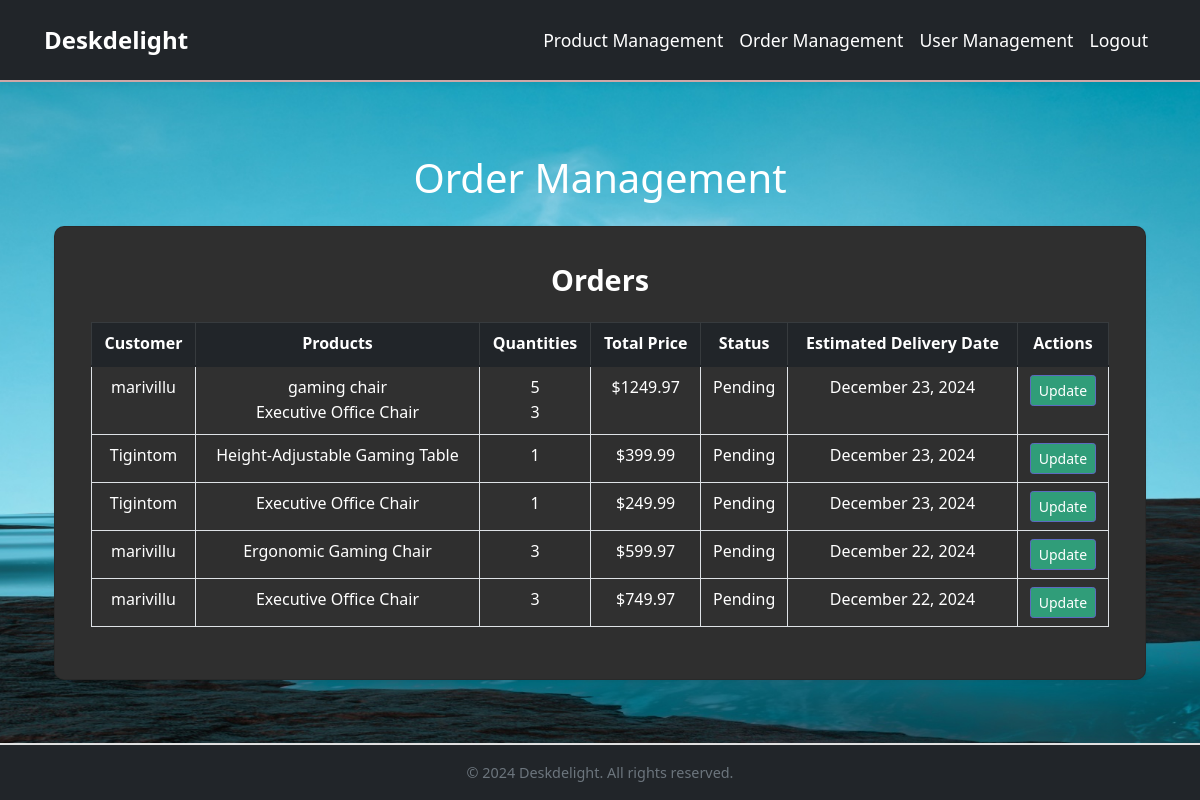
The page /custom_admin/order_management/ (signed in) on the database its author committed.
### myapp/models.py (models this page shows, shortened)
class Order(models.Model):
    customer = models.ForeignKey(settings.AUTH_USER_MODEL, on_delete=models.CASCADE)
    total_price = models.DecimalField(max_digits=10, decimal_places=2)
    status = models.CharField(
        max_length=20,
        choices=[('Pending', 'Pending'), ('Shipped', 'Shipped'), ('Delivered', 'Delivered'), ('Cancelled', 'Cancelled')],
        default='Pending',
    )
    shipping_address = models.TextField()
    phone_number = models.CharField(max_length=15)
    created_at = models.DateTimeField(auto_now_add=True)
    estimated_delivery_date = models.DateField(default=now() + timedelta(days=5))  # Add estimated delivery date

class CustomUser(AbstractUser):
    phone_number = models.CharField(max_length=15, blank=True, null=True)
    address = models.TextField(blank=True, null=True)

class OrderItem(models.Model):
    order = models.ForeignKey(Order, related_name='orderitem_set', on_delete=models.CASCADE)
    product = models.ForeignKey(Product, on_delete=models.CASCADE)
    quantity = models.PositiveIntegerField()
    total_price = models.DecimalField(max_digits=10, decimal_places=2)

class Product(models.Model):
    CATEGORY_CHOICES = [
        ('chair', 'Chair'),
        ('table', 'Table'),
    ]
    name = models.CharField(max_length=255)
    description = models.TextField()
    price = models.DecimalField(max_digits=10, decimal_places=2)
    image = models.ImageField(upload_to='products/', default='products/default.jpg')
    category = models.CharField(
        max_length=50,
        choices=CATEGORY_CHOICES,
        default='chair'
    )
    quantity_available = models.PositiveIntegerField(default=0)  # Track available stock

### myapp/views.py (the view)
# urls.py: path('custom_admin/order_management/', views.admin_order_management, name='admin_order_management'),
@login_required
def admin_order_management(request):
    if not request.user.is_staff:
        messages.error(request, "You are not authorized to view this page.")
        return redirect('admin_login')
    orders = Order.objects.prefetch_related('orderitem_set', 'customer').order_by('-created_at')
    return render(request, 'admin_order_management.html', {'orders': orders})

### templates/admin_order_management.html (shortened to what this page needs)
{% extends 'admin_base.html' %}
{% block content %}
<div class="container mt-5">
    <h1 class="text-center mb-4" style="color: #fff;">Order Management</h1>
    <div class="card shadow-sm" style="background-color: #2f2f2f; border-radius: 10px;">
        <div class="card-body">
            <h4 class="card-title text-center text-white mb-4">Orders</h4>
            <table class="table table-bordered table-striped">
                <thead class="table-dark">
                    <tr>
                        <th class="text-white">Customer</th>
                        <th class="text-white">Products</th>
                        <th class="text-white">Quantities</th>
                        <th class="text-white">Total Price</th>
                        <th class="text-white">Status</th>
                        <th class="text-white">Estimated Delivery Date</th>
                        <th class="text-white">Actions</th>
                    </tr>
                </thead>
                <tbody>
                    {% for order in orders %}
                    <tr>
                        <td class="text-white">{{ order.customer.username }}</td>
                        <td class="text-white">
                            {% for item in order.orderitem_set.all %}
                                {{ item.product.name }}<br>
                            {% endfor %}
                        </td>
                        <td class="text-white">
                            {% for item in order.orderitem_set.all %}
                                {{ item.quantity }}<br>
                            {% endfor %}
                        </td>
                        <td class="text-white">${{ order.total_price }}</td>
                        <td class="text-white">{{ order.status }}</td>
                        <td class="text-white">{{ order.estimated_delivery_date|date:"F d, Y" }}</td>
                        <td>
                            <a href="{% url 'update_order_status' order.id %}" class="btn btn-primary btn-sm">Update</a>
                        </td>
                    </tr>
                    {% empty %}
                    <tr>
                        <td colspan="8" class="text-center text-white">No orders found.</td>
                    </tr>
                    {% endfor %}
                </tbody>
            </table>
        </div>
    </div>
</div>
{% endblock %}

### templates/admin_order_management.html (style rules this page uses)
.card { background-color: #2f2f2f; color: white; border-radius: 10px; box-shadow: 0 4px 12px rgba(0, 0, 0, 0.1); padding: 20px; margin-top: 20px; }
.card-title { color: white; font-size: 1.8rem; font-weight: bold; }
.table { width: 100%; border-collapse: collapse; }
th, td { padding: 10px; text-align: center; }
th { background-color: #444; color: white; }
tr:nth-child(odd) { background-color: #333; }
tr:nth-child(even) { background-color: #2f2f2f; }
.btn-primary { background-color: #309d79; border-color: #5c6bc0; }

### rows shown on the page
Order: customer.username "marivillu", total_price "1249.97", status "Pending", estimated_delivery_date "December 23, 2024"
OrderItem: product.name "gaming chair", quantity "5"
OrderItem: product.name "Executive Office Chair", quantity "3"
Order: customer.username "Tigintom", total_price "399.99", status "Pending", estimated_delivery_date "December 23, 2024"
OrderItem: product.name "Height-Adjustable Gaming Table", quantity "1"
Order: customer.username "Tigintom", total_price "249.99", status "Pending", estimated_delivery_date "December 23, 2024"
OrderItem: product.name "Executive Office Chair", quantity "1"
Order: customer.username "marivillu", total_price "599.97", status "Pending", estimated_delivery_date "December 22, 2024"
OrderItem: product.name "Ergonomic Gaming Chair", quantity "3"
Order: customer.username "marivillu", total_price "749.97", status "Pending", estimated_delivery_date "December 22, 2024"
OrderItem: product.name "Executive Office Chair", quantity "3"
